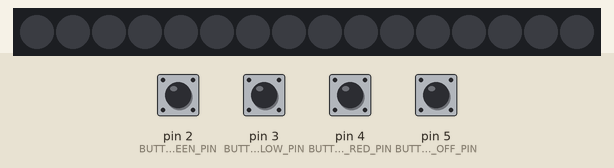
Recording of a sketch running on a simulated Arduino Uno, built with avr-gcc and run on an emulated ATmega328P. Shown: 16 RGB LEDs in strip order, left to right. Inputs (shaded band) come from the test bench; at power-on: pin 2 (BUTTON_GREEN_PIN), pin 3 (BUTTON_YELLOW_PIN), pin 4 (BUTTON_RED_PIN), pin 5 (BUTTON_OFF_PIN) HIGH. Dim RGB values are drawn brighter than linear.

Above: at 1.2 s.
1.3 s: pin 2 (BUTTON_GREEN_PIN) pulled LOW for 0.15 s
At 2.5 s:
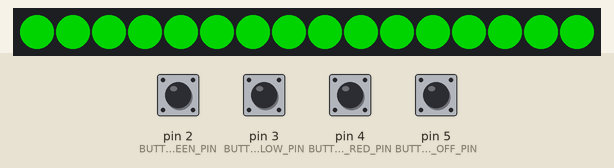
2.9 s: pin 3 (BUTTON_YELLOW_PIN) pulled LOW for 0.15 s
At 3.7 s:
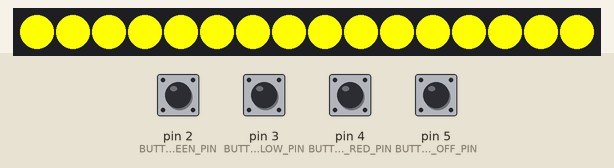
4.5 s: pin 4 (BUTTON_RED_PIN) pulled LOW for 0.15 s
At 4.9 s:
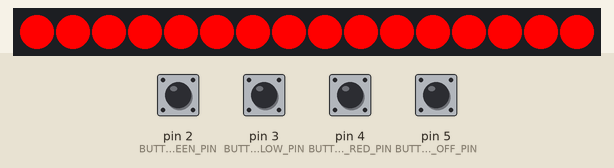
6.1 s: pin 4 (BUTTON_RED_PIN) pulled LOW for 1 s
At 7.65 s:
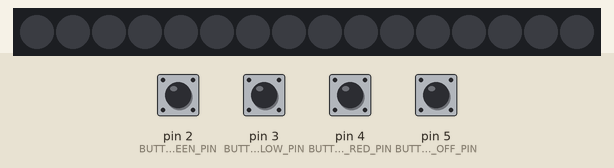
10.1 s: pin 2 (BUTTON_GREEN_PIN) pulled LOW for 1 s
At 11.5 s:
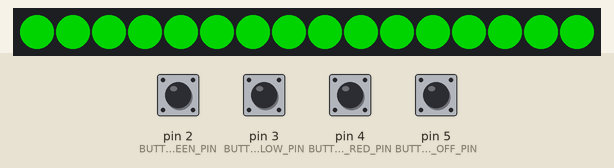
Timing chart, 0 to 13.1 s (numbered marks = the images above; inputs shaded):
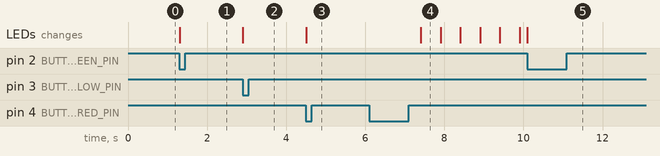

Measured:
- after the input at 1.3 s, the LEDs: change at once (image 1)
- after the input at 2.9 s, the LEDs: change at once (image 2)
- after the input at 4.5 s, the LEDs: change at once (image 3)
- after the input at 6.1 s, the LEDs: change after 1.3 s (image 4)
- after the input at 10.1 s, the LEDs: change at once (image 5)
- what the display in image 4 shows lasts 0.5 s, from 7.4 s to 7.9 s

The sketch:

01-traffic-light-struct.ino
```cpp
// (licence header left out)
#include <FastLED.h>

// --- Configuration for LED Matrix ---
#define NUM_LEDS 16  // 4x4 LED matrix
#define DATA_PIN 6  // Pin connected to the LED data line
#define LED_TYPE WS2812B  // Change if you use a different LED type
#define COLOR_ORDER GRB  // Most WS2812B strips use GRB order

CRGB leds[NUM_LEDS];

// --- Button Pin Definitions ---
#define BUTTON_GREEN_PIN 2  // Button for green (all leds green)
#define BUTTON_YELLOW_PIN 3  // Button for yellow (all leds yellow)
#define BUTTON_RED_PIN 4  // Button for red (all leds red)
#define BUTTON_OFF_PIN 5  // Button for flashing mode

// --- Timing for flashing mode ---
unsigned long previousMillis = 0;
const unsigned long flashInterval = 500; // 500ms flashing interval

// --- Modes ---
// Singleton struct to store corresponding CRGB color for each operation mode
struct ModesStruct {
  CRGB GREEN = CRGB::Green;
  CRGB YELLOW = CRGB::Yellow;
  CRGB RED = CRGB::Red;
  CRGB OFF = CRGB::Black;
};

ModesStruct modes;  // Singleton instantiation

CRGB currentMode = modes.OFF;

bool flashing = false; // true if the current mode is flashing
bool flashState = false; // internal state to toggle between on and off for flash

void setup() {
  // Initialize serial monitor for debugging.
  //Serial.begin(9600);

  // Initialize LED library
  FastLED.addLeds<LED_TYPE, DATA_PIN, COLOR_ORDER>(leds, NUM_LEDS);
  FastLED.clear();
  FastLED.show();

  // Configure button pins as inputs with internal pull-up resistors.
  pinMode(BUTTON_GREEN_PIN, INPUT_PULLUP);
  pinMode(BUTTON_YELLOW_PIN, INPUT_PULLUP);
  pinMode(BUTTON_RED_PIN, INPUT_PULLUP);
  pinMode(BUTTON_OFF_PIN, INPUT_PULLUP);

  // Start with off mode
  setAllLeds(CRGB::Black);
}

void loop() {
  // Check buttons (active low; adjust if your capacitive setup acts differently)
  if (digitalRead(BUTTON_GREEN_PIN) == LOW) {
    handleModeButtonPress(modes.GREEN);
    delay(200); // Debounce delay
  }
  else if (digitalRead(BUTTON_YELLOW_PIN) == LOW) {
    handleModeButtonPress(modes.YELLOW);
    delay(200);
  }
  else if (digitalRead(BUTTON_RED_PIN) == LOW) {
    handleModeButtonPress(modes.RED);
    delay(200);
  }
  else if (digitalRead(BUTTON_OFF_PIN) == LOW) {
    handleModeButtonPress(modes.OFF);
    delay(200);
  }

  // Update flashing if needed.
  if (flashing && currentMode != modes.OFF) {
    updateFlashing();
  }
  else {
    FastLED.show();
  }
}

// ---------------------------------------------------------------
// Handle a press for one of the colored mode buttons.
void handleModeButtonPress(CRGB pressedMode) {
  if (currentMode == pressedMode) {
    // The same mode button is pressed.
    if (!flashing) {
      // If not already flashing, start flashing.
      flashing = true;
      flashState = true; // Start with the color on
      previousMillis = millis();
    } else {
      // If it's already flashing, stop flashing and revert to solid.
      flashing = false;
      setAllLeds(pressedMode);
    }
  } else {
    // A different color button is pressed: update mode to that color, solid.
    currentMode = pressedMode;
    flashing = false;
    setAllLeds(pressedMode);
  }
}

// ---------------------------------------------------------------
// updateFlashing: toggle between the mode color and off.
void updateFlashing() {
  unsigned long currentMillis = millis();
  if (currentMillis - previousMillis >= flashInterval) {
    previousMillis = currentMillis;
    flashState = !flashState;
    if (flashState) {
      setAllLeds(currentMode);
    } else {
      setAllLeds(CRGB::Black);
    }
  }
}
// ---------------------------------------------------------------
// setAllLeds: Sets all LEDs in the matrix to the specified color.
void setAllLeds(const CRGB &color) {
  for (int i = 0; i < NUM_LEDS; i++) {
    leds[i] = color;
  }
  FastLED.show();
}
```
